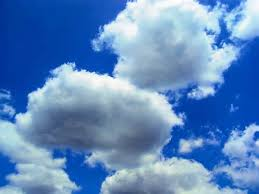
#> input picture 4. Feature Eng/03. Images/RECAP/dataset2/cloudy111.jpg, 259 x 194 px; its folder holds only this picture in this run
$ jupyter execute --allow-errors images_practice.ipynb   (shell and % lines are left out)
#> lines starting #> are read from the running program, lines starting #| are printed output that depends on the picture
[cell 1]
from PIL import Image
import os
import numpy as np
import pandas as pd
import matplotlib.pyplot as plt


import os
import time
from PIL import Image
from IPython.display import clear_output
import numpy    as np
import pandas   as pd
import seaborn  as sb
import matplotlib.pyplot as plt
import sklearn  as skl

from sklearn.tree          import DecisionTreeClassifier
from sklearn.ensemble      import RandomForestClassifier
from sklearn.ensemble      import ExtraTreesClassifier
from sklearn.ensemble      import AdaBoostClassifier
from sklearn.ensemble      import GradientBoostingClassifier
from sklearn.experimental  import enable_hist_gradient_boosting # Necesary for HistGradientBoostingClassifier
from sklearn.ensemble      import HistGradientBoostingClassifier
from xgboost               import XGBClassifier
from lightgbm              import LGBMClassifier
from catboost              import CatBoostClassifier
from tqdm import tqdm

READING IMAGES

#> (a cell that did not finish here is left out)

DISPLAYING IMAGES

#> (a cell that did not finish here is left out)

Saving Images/ Copying Images

#> (a cell that did not finish here is left out)

CROPPING

[cell 5]
left = 100
#> left = 100
top = 200
right = 250
bottom = 230
#> (the rest of this cell did not finish here and is left out)

#> (a cell that did not finish here is left out)

CONVERT  TO NUMPY IMAGE

#> (a cell that did not finish here is left out)

REVRESE FROM NP ARRAY TO IMG

#> (a cell that did not finish here is left out)

FLIPPING CHANNELS

#> (a cell that did not finish here is left out)

GETTING IMAGES TO NUMBERS AND PD DATAFRAME

[cell 10]
path = 'dataset2'
#> path = 'dataset2'


cloudy = []
rainy = []
sunrise = []
shiny = []

for file in os.listdir(path):
    if file.startswith('c'):
        cloudy.append(file)
    elif file.startswith('r'):
        rainy.append(file)
    elif file.startswith('sh'):
        shiny.append(file)
    else:

        file.startswith('sun')
        sunrise.append(file)

[cell 11]
print(len(cloudy))
#| 1
print(len(rainy))
print(len(sunrise))
print(len(shiny))

[cell 12]
x = []
y = []

for cloud in cloudy:
    img =Image.open(path + '/' + cloud).resize((128,128))
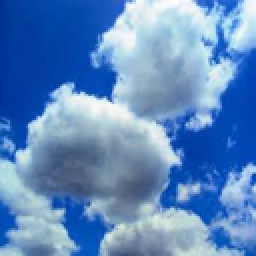
#> img: PIL image 128x128 RGB (shown 2 times larger); mean R, G, B 94.8, 137.4, 190.8
    img_array1 = np.array(img, dtype =int)
    img_flat_1 = img_array1.flatten()
    x.append(img_flat_1)
    y.append(0)

for rain in rainy:
    img =Image.open(path + '/' + rain).resize((128,128))
    img_array2 = np.array(img, dtype =int)
    img_flat_2 = img_array2.flatten()
    x.append(img_flat_2)
    y.append(1)

for sun in sunrise:
    img =Image.open(path + '/' + sun).resize((128,128))
    img_array3 = np.array(img, dtype =int)
    img_flat_3 = img_array3.flatten()
    x.append(img_flat_3)
    y.append(2)

for shine in shiny:
    img =Image.open(path + '/' + shine).resize((128,128))
    img_array4 = np.array(img, dtype =int)
    img_flat_4 = img_array4.flatten()
    x.append(img_flat_4)
    y.append(3)

[cell 13]
print(img_flat_1.shape)
#| (49152,)

$ run again, on 4. Feature Eng/03. Images/RECAP/dataset2/cloudy205.jpg
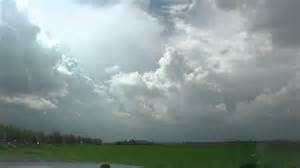
#> input picture 4. Feature Eng/03. Images/RECAP/dataset2/cloudy205.jpg, 300 x 168 px
#> left = 100
#> path = 'dataset2'
#| 1
#> `img =Image.open(path + '/' + cloud).resize((128,128))`:
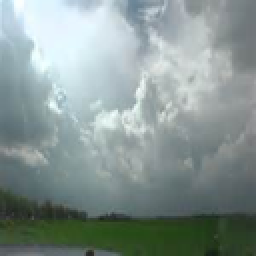
#> img: PIL image 128x128 RGB (shown 2 times larger); mean R, G, B 135.2, 149.7, 147.1
#| (49152,)

$ run again, on 4. Feature Eng/03. Images/RECAP/dataset2/cloudy214.jpg
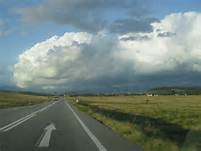
#> input picture 4. Feature Eng/03. Images/RECAP/dataset2/cloudy214.jpg, 201 x 151 px
#> left = 100
#> path = 'dataset2'
#| 1
#> `img =Image.open(path + '/' + cloud).resize((128,128))`:
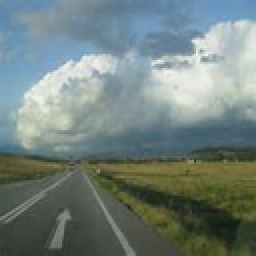
#> img: PIL image 128x128 RGB (shown 2 times larger); mean R, G, B 114.3, 129.5, 125.5
#| (49152,)

$ run again, on 4. Feature Eng/03. Images/RECAP/dataset2/cloudy264.jpg
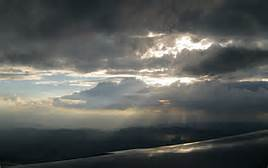
#> input picture 4. Feature Eng/03. Images/RECAP/dataset2/cloudy264.jpg, 268 x 168 px
#> left = 100
#> path = 'dataset2'
#| 1
#> `img =Image.open(path + '/' + cloud).resize((128,128))`:
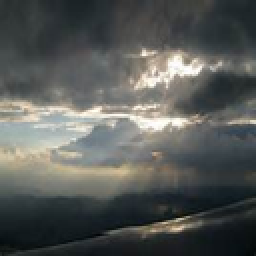
#> img: PIL image 128x128 RGB (shown 2 times larger); mean R, G, B 87.6, 90.2, 87.5
#| (49152,)

$ run again, on 4. Feature Eng/03. Images/RECAP/dataset2/cloudy116.jpg
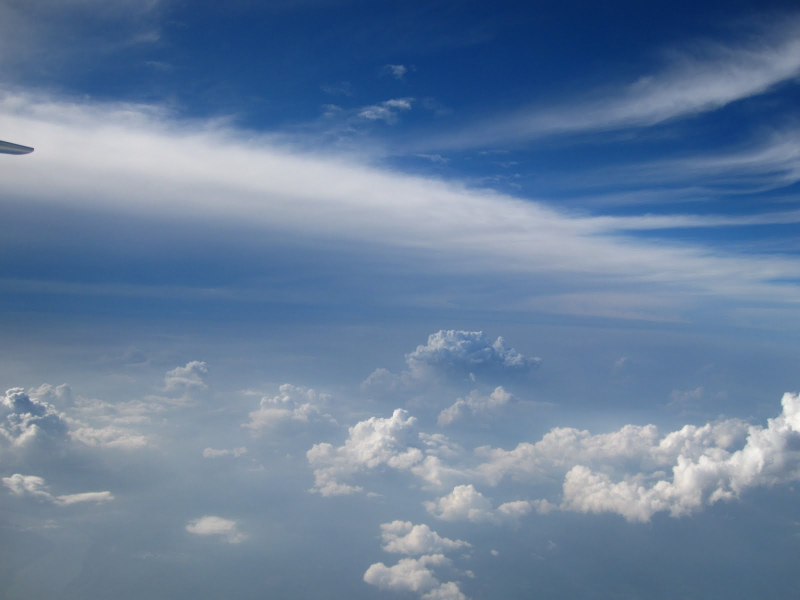
#> input picture 4. Feature Eng/03. Images/RECAP/dataset2/cloudy116.jpg, 1600 x 1200 px (shown at 1/2 size)
#> left = 100
#> path = 'dataset2'
#| 1
#> `img =Image.open(path + '/' + cloud).resize((128,128))`:
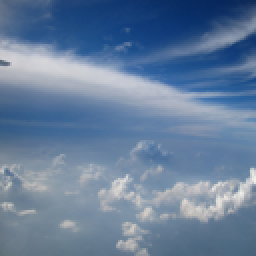
#> img: PIL image 128x128 RGB (shown 2 times larger); mean R, G, B 101.9, 126, 156
#| (49152,)
